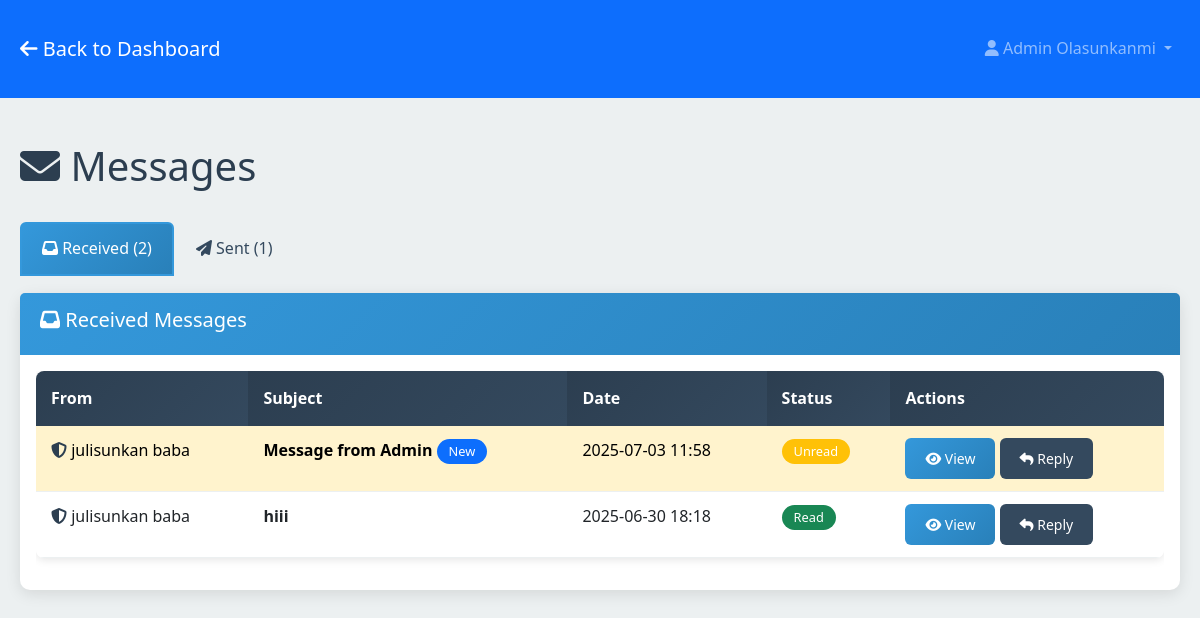
/messages (signed in), run on an earlier commit of the app's database.
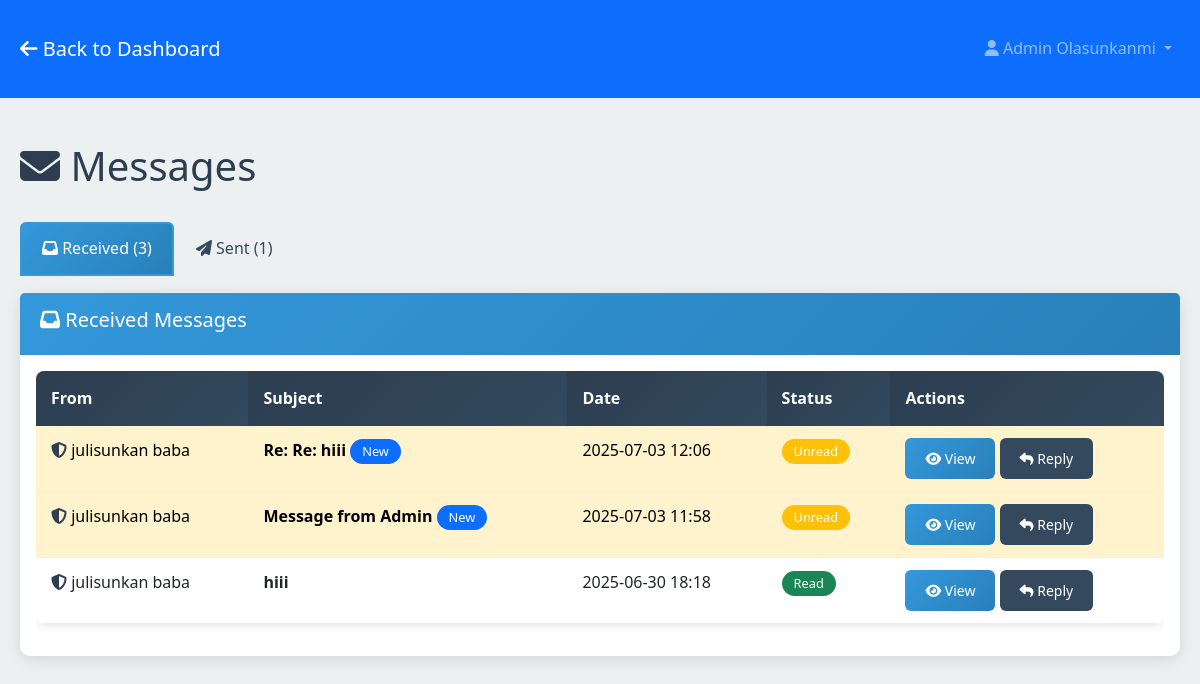
And on a later commit of the database.
### models.py (models this page shows, shortened)
class User(db.Model):
    id = db.Column(db.Integer, primary_key=True)
    username = db.Column(db.String(80), unique=True, nullable=False)
    email = db.Column(db.String(120), unique=True, nullable=False)
    password_hash = db.Column(db.String(255), nullable=False)
    first_name = db.Column(db.String(100), nullable=False)
    last_name = db.Column(db.String(100), nullable=False)
    is_admin = db.Column(db.Boolean, default=False)
    is_verified = db.Column(db.Boolean, default=False)
    verification_token = db.Column(db.String(100), nullable=True)
    reset_token = db.Column(db.String(100), nullable=True)
    reset_token_expires = db.Column(db.DateTime, nullable=True)
    created_at = db.Column(db.DateTime, default=datetime.utcnow)
    last_login = db.Column(db.DateTime, nullable=True)
    pdf_codes = db.relationship('UserPDFCode', foreign_keys='UserPDFCode.user_id', backref='user', lazy=True, cascade='all, delete-orphan')
    pdf_requests = db.relationship('PDFRequest', backref='user', lazy=True, cascade='all, delete-orphan')
    sent_messages = db.relationship('Message', foreign_keys='Message.sender_id', backref='sender', lazy=True, cascade='all, delete-orphan')
    received_messages = db.relationship('Message', foreign_keys='Message.recipient_id', backref='recipient', lazy=True, cascade='all, delete-orphan')
    uploaded_pdfs = db.relationship('UserPDFCode', foreign_keys='UserPDFCode.uploaded_by_admin_id', backref='uploader', lazy=True)

class Message(db.Model):
    id = db.Column(db.Integer, primary_key=True)
    sender_id = db.Column(db.Integer, db.ForeignKey('user.id', ondelete='CASCADE'), nullable=False)
    recipient_id = db.Column(db.Integer, db.ForeignKey('user.id', ondelete='CASCADE'), nullable=False)
    subject = db.Column(db.String(200), nullable=False)
    content = db.Column(db.Text, nullable=False)  # Allows HTML content
    is_read = db.Column(db.Boolean, default=False)
    created_at = db.Column(db.DateTime, default=datetime.utcnow)
    parent_message_id = db.Column(db.Integer, db.ForeignKey('message.id', ondelete='CASCADE'), nullable=True)
    replies = db.relationship('Message', backref=db.backref('parent', remote_side=[id]), lazy=True)

### app.py (the view)
@app.route('/messages')
@login_required
def messages():
    user = User.query.get(session['user_id'])
    sent_messages = Message.query.filter_by(sender_id=user.id).order_by(Message.created_at.desc()).all()
    received_messages = Message.query.filter_by(recipient_id=user.id).order_by(Message.created_at.desc()).all()
    return render_template('messages/messages.html',
                         user=user,
                         sent_messages=sent_messages,
                         received_messages=received_messages)

### app.py (called while the page is built)
def login_required(f):
    @wraps(f)
    def decorated_function(*args, **kwargs):
        if 'user_id' not in session:
            flash('Please log in to access this page.', 'error')
            return redirect(url_for('login'))
        return f(*args, **kwargs)
    return decorated_function

### templates/messages/messages.html (shortened to what this page needs)
<!DOCTYPE html>
<html lang="en">
<head>
    <link href="https://cdn.jsdelivr.net/npm/bootstrap@5.3.0/dist/css/bootstrap.min.css" rel="stylesheet">
    <link rel="stylesheet" href="https://cdnjs.cloudflare.com/ajax/libs/font-awesome/6.4.0/css/all.min.css">
    <link rel="stylesheet" href="{{ url_for('static', filename='css/style.css') }}">
</head>
<body>
    <nav class="navbar navbar-expand-lg navbar-dark bg-primary">
        <div class="container">
            <a class="navbar-brand" href="{{ url_for('dashboard') }}">
                <i class="fas fa-arrow-left"></i> Back to Dashboard
            </a>
            <div class="navbar-nav ms-auto">
                <div class="nav-item dropdown">
                    <a class="nav-link dropdown-toggle" href="#" id="navbarDropdown" role="button" data-bs-toggle="dropdown">
                        <i class="fas fa-user"></i> {{ user.first_name }} {{ user.last_name }}
                    </a>
                </div>
            </div>
        </div>
    </nav>
    <div class="container mt-4">
        <div class="row">
            <div class="col-12">
                <div class="d-flex justify-content-between align-items-center mb-4">
                    <h1><i class="fas fa-envelope"></i> Messages</h1>
                </div>
            </div>
        </div>
        <ul class="nav nav-tabs" id="messageTabs">
            <li class="nav-item">
                <a class="nav-link active" id="received-tab" data-bs-toggle="tab" href="#received">
                    <i class="fas fa-inbox"></i> Received ({{ received_messages|length }})
                </a>
            </li>
            <li class="nav-item">
                <a class="nav-link" id="sent-tab" data-bs-toggle="tab" href="#sent">
                    <i class="fas fa-paper-plane"></i> Sent ({{ sent_messages|length }})
                </a>
            </li>
        </ul>
        <div class="tab-content mt-3">
            <div class="tab-pane fade show active" id="received">
                <div class="card">
                    <div class="card-header">
                        <h5><i class="fas fa-inbox"></i> Received Messages</h5>
                    </div>
                    <div class="card-body">
                        {% if received_messages %}
                        <div class="table-responsive">
                            <table class="table table-hover">
                                <thead>
                                    <tr>
                                        <th>From</th>
                                        <th>Subject</th>
                                        <th>Date</th>
                                        <th>Status</th>
                                        <th>Actions</th>
                                    </tr>
                                </thead>
                                <tbody>
                                    {% for message in received_messages %}
                                    <tr class="{% if not message.is_read %}table-warning{% endif %}">
                                        <td>
                                            {% if message.sender.is_admin %}
                                            <i class="fas fa-shield-alt text-primary"></i>
                                            {% endif %}
                                            {{ message.sender.first_name }} {{ message.sender.last_name }}
                                        </td>
                                        <td>
                                            <strong>{{ message.subject }}</strong>
                                            {% if not message.is_read %}
                                            <span class="badge bg-primary">New</span>
                                            {% endif %}
                                        </td>
                                        <td>{{ message.created_at.strftime('%Y-%m-%d %H:%M') }}</td>
                                        <td>
                                            {% if message.is_read %}
                                            <span class="badge bg-success">Read</span>
                                            {% else %}
                                            <span class="badge bg-warning">Unread</span>
                                            {% endif %}
                                        </td>
                                        <td>
                                            <button type="button" class="btn btn-sm btn-primary" onclick="viewMessage({{ message.id }}, '{{ message.sender.first_name }} {{ message.sender.last_name }}', '{{ message.subject }}', {{ message.sender.id }}, {{ message.is_read|lower }})">
                                                <i class="fas fa-eye"></i> View
                                            </button>
                                            {% if user.is_admin or message.sender.is_admin %}
                                            <button type="button" class="btn btn-sm btn-secondary" onclick="replyToMessage({{ message.sender.id }}, '{{ message.sender.first_name }} {{ message.sender.last_name }}', 'Re: {{ message.subject }}', {{ message.id }})">
                                                <i class="fas fa-reply"></i> Reply
                                            </button>
                                            {% endif %}
                                        </td>
                                    </tr>
                                    {% endfor %}
                                </tbody>
                            </table>
                        </div>
                        {% else %}
                        <div class="text-center py-4">
                            <i class="fas fa-inbox fa-3x text-muted mb-3"></i>
                            <h5>No messages received</h5>
                            <p class="text-muted">Your received messages will appear here.</p>
                        </div>
                        {% endif %}
                    </div>
                </div>
            </div>
        </div>
    </div>
</body>
</html>

### static/css/style.css (style rules this page uses)
:root { --primary-color: #2c3e50; --secondary-color: #34495e; --accent-color: #3498db; --success-color: #27ae60; --danger-color: #e74c3c; --warning-color: #f39c12; --info-color: #16a085; --light-color: #ecf0f1; --dark-color: #2c3e50; --white: #ffffff; --black: #000000; --gradient-primary: linear-gradient(135deg, #2c3e50 0%, #34495e 100%); --gradient-accent: linear-gradient(135deg, #3498db 0%, #2980b9 100%); }
body { font-family: 'Segoe UI', Tahoma, Geneva, Verdana, sans-serif; background-color: var(--light-color); color: var(--dark-color); line-height: 1.6; margin: 0; padding: 0; }
.container { max-width: 1200px; margin: 0 auto; padding: 20px; }
.card, .document-card { border: none; border-radius: 10px; box-shadow: 0 4px 15px rgba(0, 0, 0, 0.1); margin-bottom: 20px; transition: all 0.3s ease; }
.card-header { background: var(--gradient-accent); color: var(--white); border-bottom: none; border-radius: 10px 10px 0 0; padding: 15px 20px; }
.btn { border-radius: 6px; padding: 10px 20px; font-weight: 500; transition: all 0.3s ease; border: none; }
.btn-primary { background: var(--gradient-accent); color: var(--white); }
.btn-secondary { background: var(--secondary-color); }
.nav-tabs { border-bottom: 2px solid var(--light-color); }
.nav-tabs .nav-link { border-radius: 6px 6px 0 0; border: 2px solid transparent; color: var(--secondary-color); font-weight: 500; padding: 12px 20px; transition: all 0.3s ease; }
.nav-tabs .nav-link.active { background: var(--gradient-accent); border-color: var(--accent-color); color: var(--white); }
.badge { font-size: 0.8em; padding: 6px 12px; border-radius: 20px; font-weight: 500; }
.table { border-radius: 8px; overflow: hidden; box-shadow: 0 2px 8px rgba(0, 0, 0, 0.1); }
.table thead th { background: var(--gradient-primary); color: var(--white); border: none; font-weight: 600; padding: 15px; }
.table tbody td { padding: 12px 15px; border-color: var(--light-color); }
.text-primary { color: var(--primary-color) !important; }

What changed in the data, as far as the page shows it:
added Message: sender.first_name "julisunkan", sender.last_name "baba", subject "Re: Re: hiii", is_read "New", created_at "2025-07-03 12:06"
Also different on the page:
{{ received_messages|length }}: "2" → "3"
